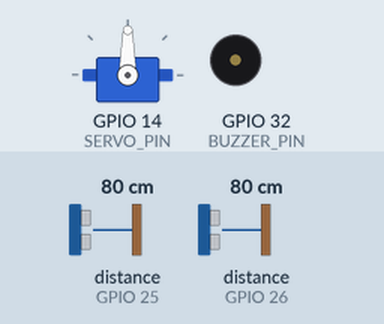
Simulated run of this sketch. Board: ESP32. Parts: servo, buzzer (waves = sounding, pin HIGH). Wiring (inferred from the names in the program): 2 × ultrasonic range finder: trigger GPIO 27, echo GPIO 26 / trigger GPIO 33, echo GPIO 25. Inputs (shaded band) come from the test bench; at power-on: distance to the obstacle (sensors on GPIO 25, GPIO 26) 80 cm. The echo pulse lasts 58.3 µs per cm; WiFi joins after 1.5 s; servers stay silent unless stated; pins used as bus, display or sensor lines are not drawn; what the sketch prints to the serial monitor is not drawn.

Above: at 2.7 s.
2.8 s: distance to the obstacle (sensor on GPIO 25) set to 12 cm
6.3 s: distance to the obstacle (sensor on GPIO 25) set to 9 cm
At 7.6 s:
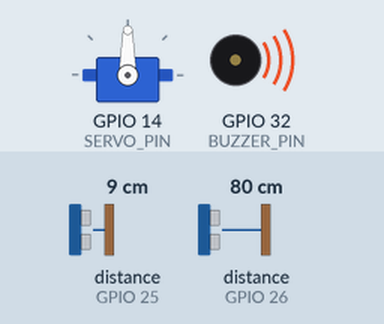
8.6 s: distance to the obstacle (sensor on GPIO 26) set to 12 cm
10.8 s: distance to the obstacle (sensor on GPIO 26) set to 9 cm
At 12.3 s:
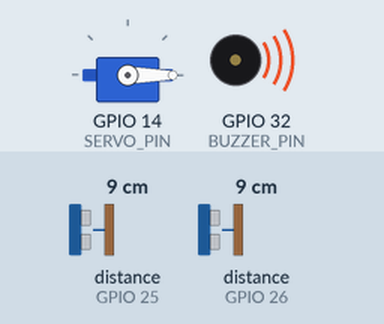
13.0 s: distance to the obstacle (sensor on GPIO 25) set to 18 cm
At 15.6 s:
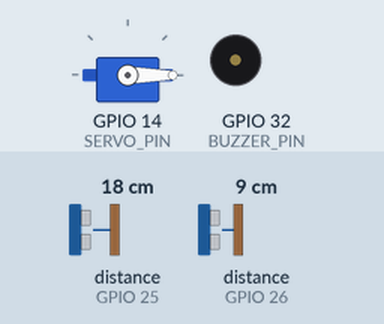
16.6 s: distance to the obstacle (sensor on GPIO 25) set to 2 cm
At 19.4 s:
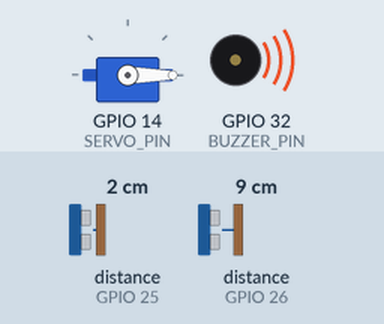
Timing chart, 0 to 20.8 s (numbered marks = the images above; inputs shaded):
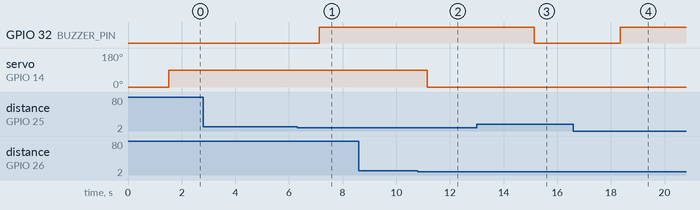

The sketch:

ESP32_firebaseWITHultrasonicBUZZERandUltrasonicSERVO2.ino
```cpp
#include <Arduino.h>
#include <WiFi.h>
#include <Firebase_ESP_Client.h>
#include <ESP32Servo.h>

#define WIFI_SSID "Dialog 4G plus"
#define WIFI_PASSWORD "danidu@1324"
#define API_KEY "AIzaSyDBndDJrH91zSPtvyntWmJTde2HNZNP4YY" // Insert Firebase project API Key
#define DATABASE_URL "https://iotultrasonicservoanddht11soil-default-rtdb.asia-southeast1.firebasedatabase.app/" // Insert RTDB URL

FirebaseData fbdo;
FirebaseAuth auth;
FirebaseConfig config;

Servo myservo;

const int TRIG_PIN_SERVO = 27;
const int ECHO_PIN_SERVO = 26;
const int SERVO_PIN = 14;

const int TRIG_PIN_BUZZER = 33;
const int ECHO_PIN_BUZZER = 25;
const int BUZZER_PIN = 32;

const int DISTANCE_THRESHOLD_SERVO = 10;
const int DISTANCE_THRESHOLD_BUZZER = 10;

unsigned long sendDataPrevMillis = 0;
bool signupOK = false;

void setup() {
  Serial.begin(115200);
  WiFi.begin(WIFI_SSID, WIFI_PASSWORD);

  while (WiFi.status() != WL_CONNECTED) {
    Serial.print(".");
    delay(300);
  }

  Serial.println("Connected with IP: " + WiFi.localIP().toString());

  config.api_key = API_KEY;
  config.database_url = DATABASE_URL;

  if (Firebase.signUp(&config, &auth, "", "")) {
    Serial.print("SignUp Ok");
    signupOK = true;
  } else {
    Serial.printf("%s\n", config.signer.signupError.message.c_str());
  }

  Firebase.begin(&config, &auth);
  Firebase.reconnectWiFi(true);

  pinMode(TRIG_PIN_SERVO, OUTPUT);
  pinMode(ECHO_PIN_SERVO, INPUT);

  myservo.attach(SERVO_PIN);
  myservo.write(0);

  pinMode(TRIG_PIN_BUZZER, OUTPUT);
  pinMode(ECHO_PIN_BUZZER, INPUT);
  pinMode(BUZZER_PIN, OUTPUT);
}

void loop() {
  // Measure distance for controlling the servo
  float distance_servo = measureDistance(TRIG_PIN_SERVO, ECHO_PIN_SERVO);

  // Measure distance for controlling the buzzer
  float distance_buzzer = measureDistance(TRIG_PIN_BUZZER, ECHO_PIN_BUZZER);

  if (Firebase.ready() && signupOK && (millis() - sendDataPrevMillis > 500 || sendDataPrevMillis == 0)) {
    sendDataPrevMillis = millis();

    // Control servo based on distance
    if (distance_servo > DISTANCE_THRESHOLD_SERVO) {
      myservo.write(90);  // Rotate servo motor to 90 degrees
      updateDistance("Sensor/Distance", distance_servo);
      Firebase.RTDB.setString(&fbdo, "Message/alert", "Bridgedown");
      delay(500);
    } else {
      myservo.write(0);   // Rotate servo motor to 0 degrees
      updateDistance("Sensor/Distance", distance_servo);
      Firebase.RTDB.setString(&fbdo, "Message/alert", "Bridgeup");
      delay(500);
    }

    // Control buzzer based on distance
    if (distance_buzzer < DISTANCE_THRESHOLD_BUZZER) {  //10
      digitalWrite(BUZZER_PIN, HIGH);
      updateDistance("Elephantfence/Distance", distance_buzzer);
      Firebase.RTDB.setString(&fbdo, "ElephantMessage/alert", "ELEPHANTcome");
      delay(500);
    } else {
      digitalWrite(BUZZER_PIN, LOW);
      updateDistance("Elephantfence/Distance", distance_buzzer);
      Firebase.RTDB.setString(&fbdo, "ElephantMessage/alert", "SAFETYroad");
      delay(500);
    }

    // Update distances in the database
    //updateDistance("Sensor/Distance", distance_servo);
    //updateDistance("Elephantfence/Distance", distance_buzzer);
  }
}

float measureDistance(int trigPin, int echoPin) {
  digitalWrite(trigPin, HIGH);
  delayMicroseconds(10);
  digitalWrite(trigPin, LOW);

  float duration_us = pulseIn(echoPin, HIGH);
  return 0.017 * duration_us;
}

void updateDistance(const char* path, float distance) {
  if (Firebase.RTDB.setFloat(&fbdo, path, distance)) {
    Serial.print(path);
    Serial.print(" Distance: ");
    Serial.print(distance);
    Serial.println(" cm");
  } else {
    Serial.println(" Failed : " + fbdo.errorReason());
  }
}
```

Measured:
- the behaviour switches between 11 and 10 cm on distance to the obstacle (sensor on GPIO 25) (found by bisection; images 0 and 1)
- the behaviour switches between 11 and 10 cm on distance to the obstacle (sensor on GPIO 26) (found by bisection; images 1 and 2)
- after the input at 2.8 s, every drawn part: stays the same
- after the input at 6.3 s, GPIO 32 (BUZZER_PIN): LOW → HIGH after 0.83 s
- after the input at 8.6 s, every drawn part: stays the same
- after the input at 10.8 s, servo on GPIO 14 (SERVO_PIN): 90° → 0° after 0.35 s
- after the input at 13.0 s, GPIO 32 (BUZZER_PIN): HIGH → LOW after 2.2 s
- after the input at 16.6 s, GPIO 32 (BUZZER_PIN): LOW → HIGH after 1.8 s
